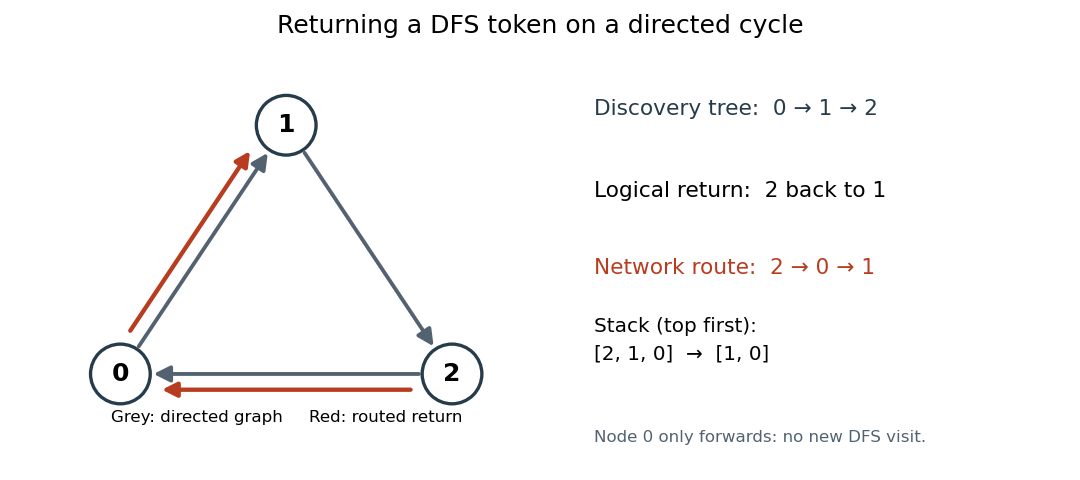

Here is the Python script that generated this plot:
"""Draw a directed DFS return. Python 3.14, Matplotlib 3.10.7, NumPy 2.3.5.

Writes the PNG basename in the current working directory, with opaque white background.
"""
from pathlib import Path
import matplotlib
matplotlib.use('Agg')
import matplotlib.pyplot as plt
from matplotlib.patches import FancyArrowPatch, Circle
import numpy as np

fig = plt.figure(figsize=(9, 4), dpi=120, facecolor='white')
ax = fig.add_axes([0.025, 0.10, 0.48, 0.76])
ax.set(xlim=(-0.35, 2.35), ylim=(-0.35, 1.85), aspect='equal')
ax.axis('off')
positions = {0: np.array((0., 0.)), 1: np.array((1., 1.5)), 2: np.array((2., 0.))}
for u, v in [(0,1), (1,2), (2,0)]:
    start, end = positions[u], positions[v]
    direction = (end-start)/np.linalg.norm(end-start)
    ax.add_patch(FancyArrowPatch(start+0.18*direction, end-0.18*direction,
        arrowstyle='-|>', mutation_scale=20, linewidth=2.3, color='#526270'))
# Highlight the routed return 2 -> 0 -> 1 alongside the physical edges.
for u,v in [(2,0),(0,1)]:
    start,end=positions[u],positions[v]
    direction=(end-start)/np.linalg.norm(end-start)
    offset=np.array((-direction[1],direction[0]))*0.095
    ax.add_patch(FancyArrowPatch(start+0.23*direction+offset,end-0.23*direction+offset,
        arrowstyle='-|>', mutation_scale=18, linewidth=2.6, color='#b83c20'))
for n, p in positions.items():
    ax.add_patch(Circle(p,0.18,facecolor='white',edgecolor='#263c4a',linewidth=2,zorder=5))
    ax.text(*p,str(n),ha='center',va='center',fontsize=15,fontweight='bold',zorder=6)
fig.suptitle('Returning a DFS token on a directed cycle',x=0.5,y=0.97,fontsize=15)
ax.text(1,-0.29,'Grey: directed graph     Red: routed return',ha='center',fontsize=10)
fig.text(0.55,0.76,'Discovery tree:  0 → 1 → 2',fontsize=13,color='#263c4a')
fig.text(0.55,0.59,'Logical return:  2 back to 1',fontsize=13)
fig.text(0.55,0.43,'Network route:  2 → 0 → 1',fontsize=13,color='#b83c20')
fig.text(0.55,0.25,'Stack (top first):\n[2, 1, 0]  →  [1, 0]',fontsize=12,linespacing=1.6)
fig.text(0.55,0.08,'Node 0 only forwards: no new DFS visit.',fontsize=10,color='#526270')
fig.savefig(Path.cwd() / 'concurrent-programming-2015-directed-return.png',facecolor='white',transparent=False)
plt.close(fig)
